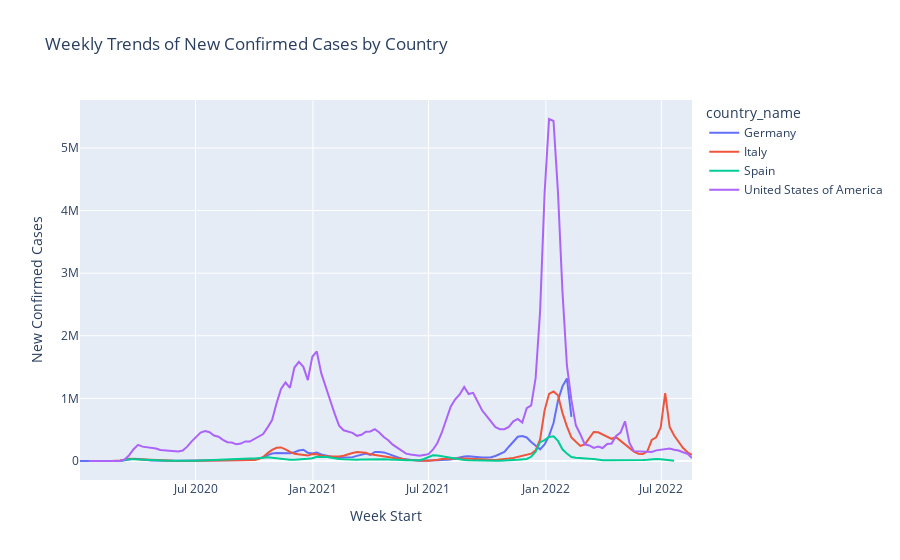

Notebook source saved alongside this figure:
### Markdown cell above
### Section 3a: Data Trends and Mortality Insights

This section explores key patterns and relationships in the data using visualizations. The analysis focuses on weekly confirmed cases, mortality trends over time, and the relationship between confirmed cases and mortality rates. It highlights significant differences across countries while noting data limitations, particularly for Italy, which lacks mortality-related information.

### Code cell
# Line chart for weekly trends of new confirmed cases
fig1 = px.line(
    df,
    x='week_start',
    y='new_confirmed',
    color='country_name',
    title="Weekly Trends of New Confirmed Cases by Country",
    labels={'week_start': 'Week Start', 'new_confirmed': 'New Confirmed Cases'}
)
fig1.show()
